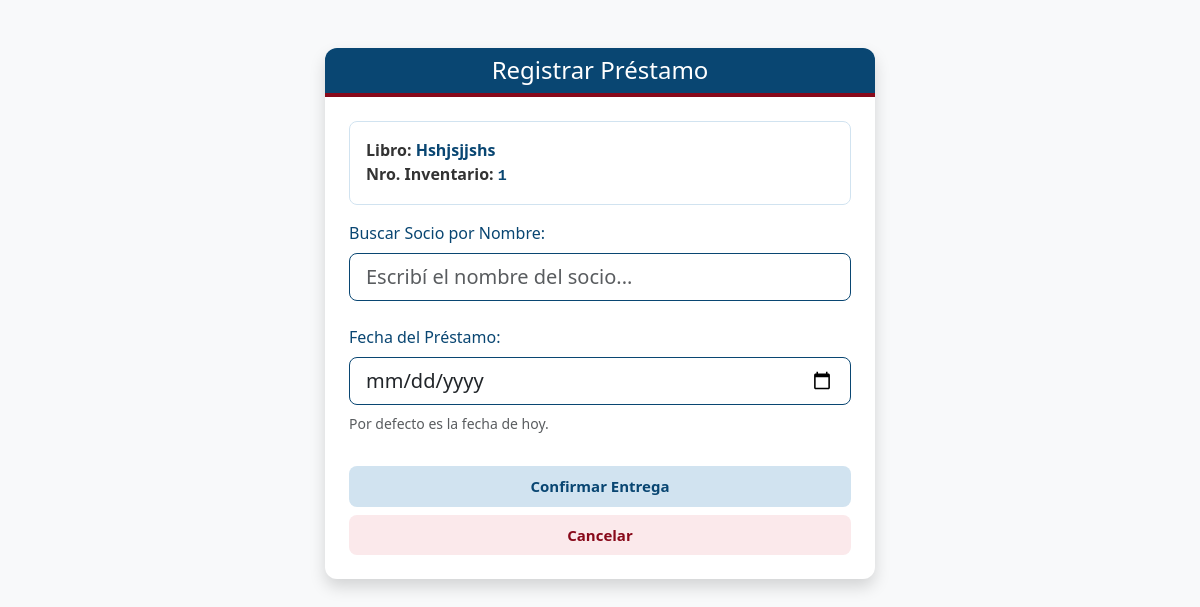
Page /prestar/1 on the earlier database version.
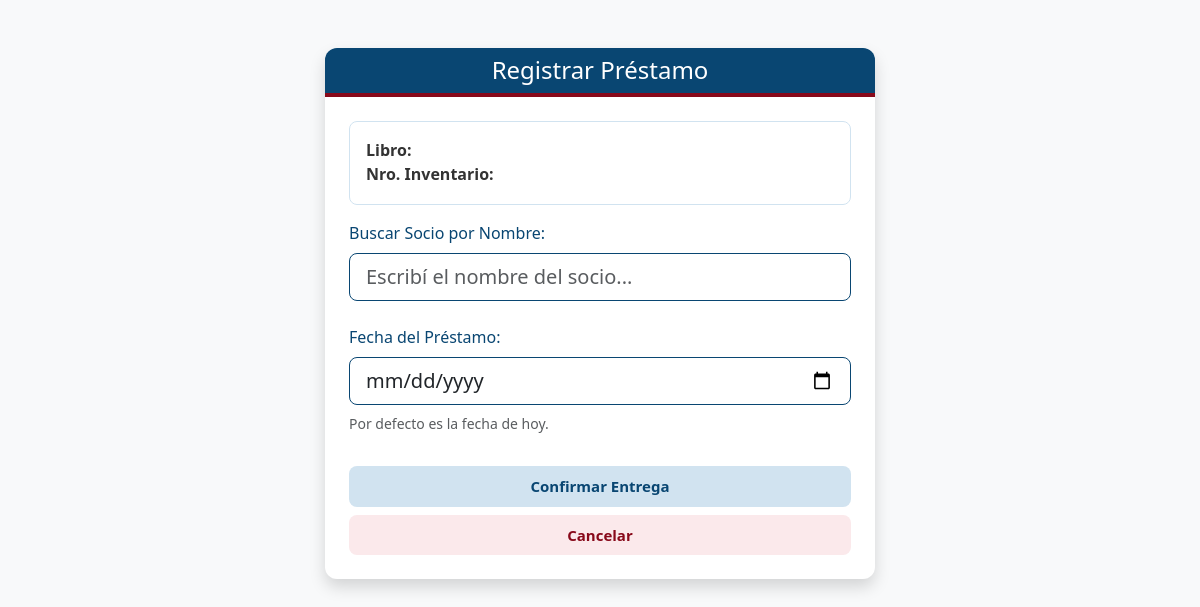
Same page on the later database version.
### tables this page shows
CREATE TABLE Obras (
            mfn INTEGER PRIMARY KEY AUTOINCREMENT,
            titulo TEXT NOT NULL,
            autor TEXT NOT NULL,
            editorial TEXT,
            anio TEXT
        );

CREATE TABLE Ejemplares (
            nro_inventario INTEGER PRIMARY KEY,
            mfn_vinculado INTEGER,
            signatura_topografica TEXT NOT NULL,
            observaciones TEXT,
            FOREIGN KEY (mfn_vinculado) REFERENCES Obras (mfn)
        );

### app.py (the view)
@app.route('/prestar/<int:nro_inventario>')
def formulario_prestamo(nro_inventario):
    conexion = sqlite3.connect("biblioteca.db")
    cursor = conexion.cursor()
    cursor.execute("SELECT o.titulo, e.nro_inventario FROM Ejemplares e JOIN Obras o ON e.mfn_vinculado = o.mfn WHERE e.nro_inventario = ?", (nro_inventario,))
    libro = cursor.fetchone()
    cursor.execute("SELECT id_socio, nombre_completo FROM Socios ORDER BY nombre_completo ASC")
    socios = cursor.fetchall()
    conexion.close()
    return render_template('prestar.html', libro=libro, socios=socios)

### templates/prestar.html (shortened to what this page needs)
<!DOCTYPE html>
<html lang="es">
<head>
<html lang="es">
<head>
    <link href="https://cdn.jsdelivr.net/npm/bootstrap@5.3.0/dist/css/bootstrap.min.css" rel="stylesheet">
</head>
<body class="bg-light">
    <div class="container mt-5">
        <div class="card shadow mx-auto" style="max-width: 550px; border: none; border-radius: 12px; overflow: hidden;">
            <div class="card-header bg-primary text-white text-center">
                <h4 class="mb-0 font-weight-bold">Registrar Préstamo</h4>
            </div>
            <div class="card-body p-4">
                <div class="alert alert-info">
                    <strong>Libro:</strong> <span style="color: #094672; font-weight: bold;">{{ libro[0] }}</span> <br>
                    <strong>Nro. Inventario:</strong> <span style="color: #094672; font-weight: bold; font-family: monospace; font-size: 15px;">{{ libro[1] }}</span>
                </div>
                <form action="/registrar_prestamo" method="POST">
                    <div class="mb-4">
                        <label class="form-label font-weight-bold" style="color: #094672;">Buscar Socio por Nombre:</label>
                        <input class="form-control form-control-lg" list="lista-socios" id="socio-buscador" placeholder="Escribí el nombre del socio..." required style="border: 1px solid #094672; border-radius: 8px;">
                    </div>
                    <div class="d-grid gap-2">
                        <div class="mb-4">
    <label class="form-label font-weight-bold" style="color: #094672;">Fecha del Préstamo:</label>
    <input type="date" name="fecha_prestamo" class="form-control form-control-lg" value="{{ hoy_iso }}" style="border: 1px solid #094672; border-radius: 8px;">
    <small class="text-muted mt-2 d-block">Por defecto es la fecha de hoy.</small>
</div>
                        <button type="submit" class="btn btn-success btn-lg">Confirmar Entrega</button>
                        <a href="/" class="btn btn-outline-secondary btn-lg text-center">Cancelar</a>
                    </div>
                </form>
            </div>
        </div>
    </div>
</body>
</html>

Differences in the rows shown:
removed Obras: titulo "Hshjsjjshs"
removed Ejemplares: nro_inventario "1"
